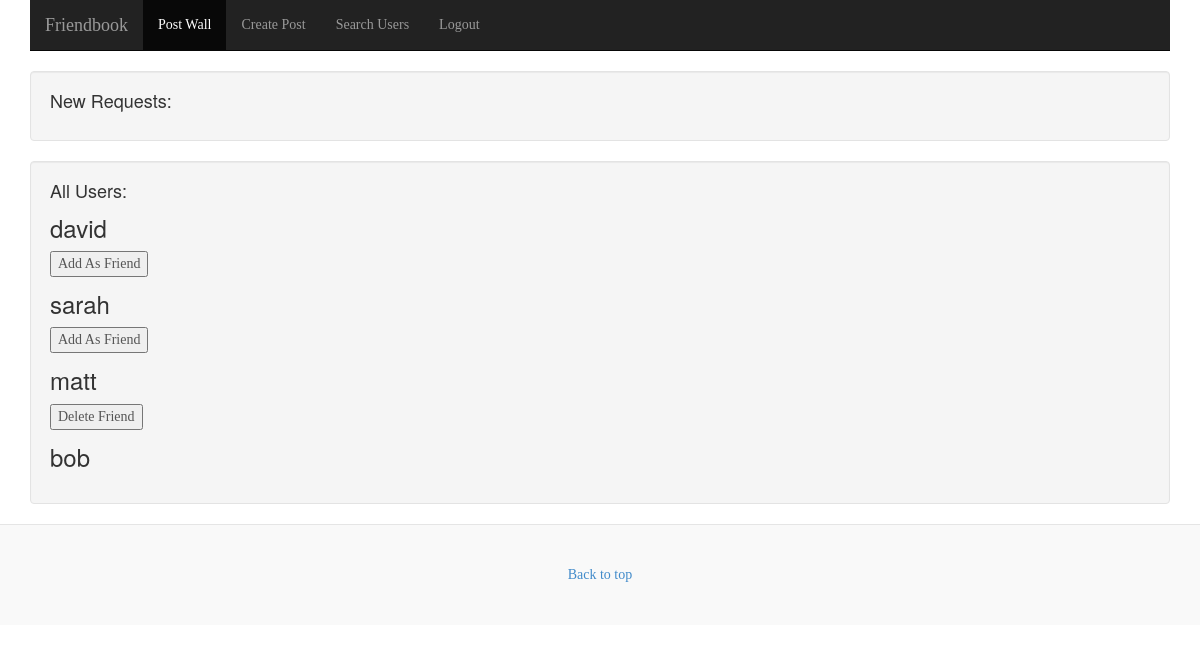
Page /search_users/ (signed in) on the committed database.
### main/models.py (models this page shows)
class Users(models.Model):
    username = models.TextField(unique=True)
    password = models.TextField()
    role = models.TextField()
    register_date = models.DateTimeField(auto_now_add=True, blank=True)
    active = models.BooleanField()
    github_account = models.TextField(blank=True)

### main/views.py (the view)
# urls.py: url(r'^search_users/$', views.search_users, name='search_users'),
def search_users(request):
    context = RequestContext(request)
    me = request.session["username"]
    users = list(Users.objects.all())
    friends = list(Friends.objects.all())
    friend_check = [x.username2 for x in friends if x.username1 == me] + [x.username1 for x in friends if x.username2== me]
    request_check = [x.username2 for x in friends if (x.username1 == me and x.accept== 0)] + [x.username1 for x in friends if (x.username2== me and x.accept== 0)]
    return render_to_response('main/search_user.html',{'users': users, 'me': me, 'friends': friends,'check': friend_check,'request_pend': request_check }, context)

### templates/main/search_user.html (shortened to what this page needs)
{% load static  %}
<html lang="en">
    <head>
        <link href="{% static 'css/bootstrap.min.css' %}" rel="stylesheet"/>
        <link href="{% static 'css/blog.css'%}" rel="stylesheet"/>
    </head>
    <body>
        <div class="navbar-wrapper">
            <div class="container">
                <div class="navbar navbar-inverse navbar-static-top" role="navigation">
                    <div class="container">
                        <div class="navbar-header">
                            <a class="navbar-brand" href="#">Friendbook</a>
                        </div>
                        <div class="navbar-collapse collapse">
                            <ul class="nav navbar-nav">
                                <li class="active"><a href="{% url 'wall' %}">Post Wall</a></li>
                                <li><a href="{% url 'newpost' %}">Create Post</a></li>
                                <li><a href="#">Search Users</a></li>
                                <li><a href="{% url 'logout' %}">Logout</a></li>
                            </ul>
                        </div>
                    </div>
                </div>
            </div>
        </div>
       <div class="container">
            <div class="row">
                <div class="col-sm-12">
                    <div class="well">
                <h4>New Requests:</h4>
            </div>
        </div>
    </div>
</div>
        <div class="container">
            <div class="row">
                <div class="col-sm-12">
                    <div class="well">
            <h4>All Users:</h4>
            {% for user in users %}
                {% if user.username != me %}
                    <form  action="{% url 'friendship' %}" method="get">
	               {% if user.username not in check %}
                        <h3>{{ user.username }}</h3>
                        <input type="submit" value="Add As Friend">
		    {% endif %}
                </form>
             {% endif %}
            {% endfor %}
            {% for user in users %}
                {% if user.username != me %}
                    <form  action="{% url 'unfriend' %}" method="get">
                   {% if user.username in check %}
                        <h3>{{ user.username }}</h3>
                        {% if user.username not in request_pend %}
                            <input type="submit" value="Delete Friend">
                        {% endif %}
            {% endif %}
                </form>
             {% endif %}
            {% endfor %}
         </div>
        </div>
    </div>
</div>
        <div class="blog-footer">
            <a href="#">Back to top</a>
        </div>
    </body>
</html>

### static/css/blog.css (style rules this page uses)
body { font-family: Georgia, "Times New Roman", Times, serif; color: #555; }
h1, .h1, h2, .h2, h3, .h3, h4, .h4, h5, .h5, h6, .h6 { margin-top: 0; font-family: "Helvetica Neue", Helvetica, Arial, sans-serif; font-weight: normal; color: #333; }
.blog-footer { padding: 40px 0; color: #999; text-align: center; background-color: #f9f9f9; border-top: 1px solid #e5e5e5; }

### rows in the picture
Users: username "david"
Users: username "sarah"
Users: username "matt"
Users: username "bob"
